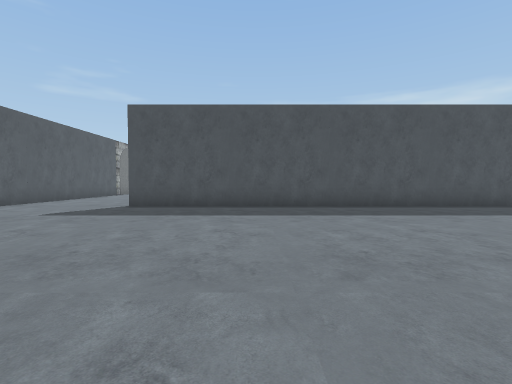
[1] (above)

24 first-person views from a walk through a 3-D level made in the Unity game engine. The camera is 1.4 m above the floor, tilts 2° down and sees 85° across. The floor is counted in squares, 2 m on a side. Each view is taken from the middle of a square. On the plan, view 1 faces up. The plan holds only what a view shows up to about 9 squares ahead; the rest is blank. The place goes on beyond the plan. The player character is not drawn.

[2]
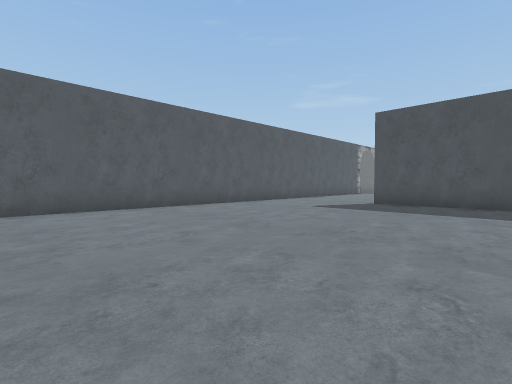

[3]
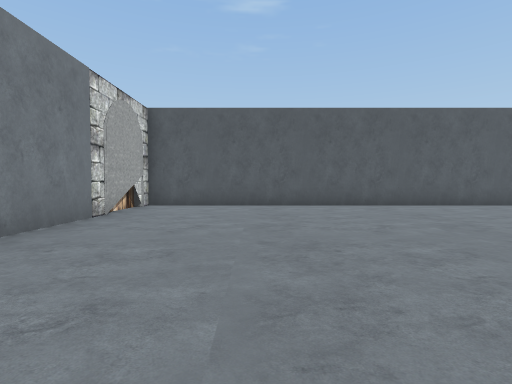

[4]
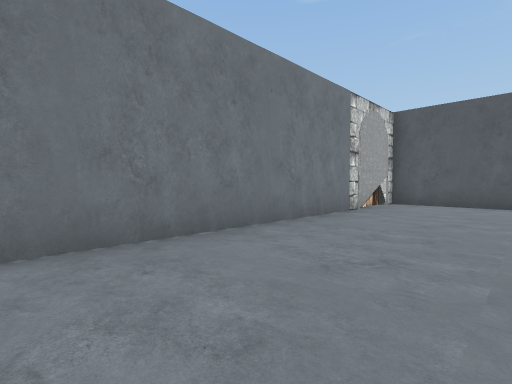

[5]
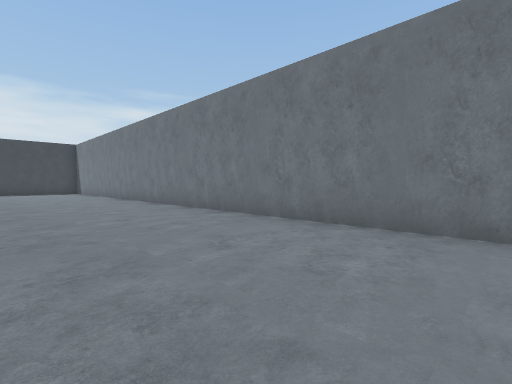

[6]
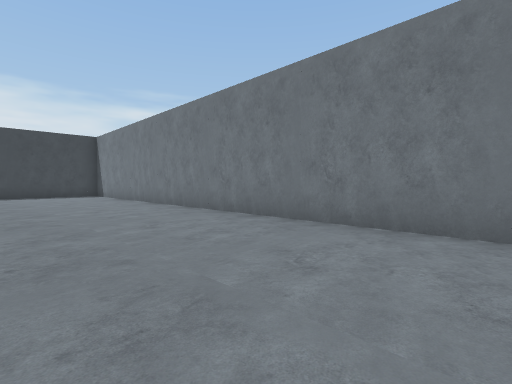

[7]
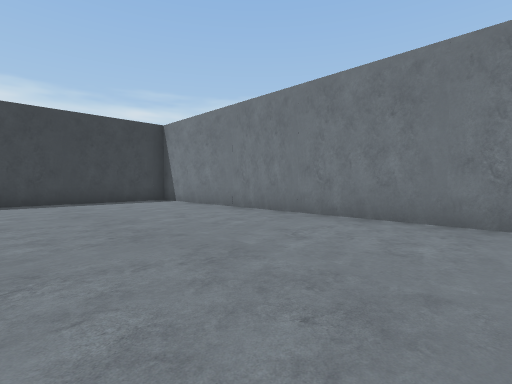

[8]
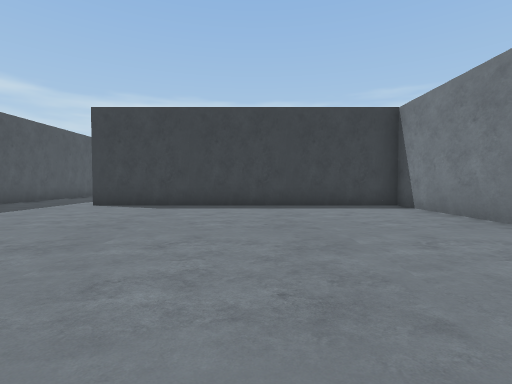

[9]
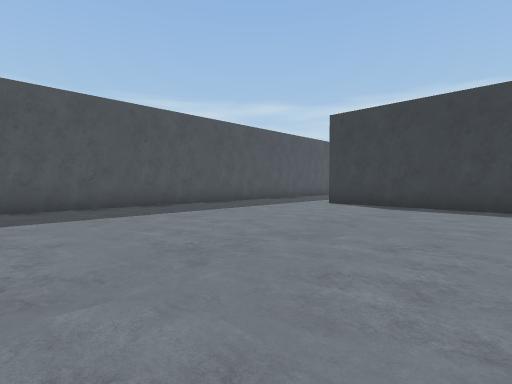

[10]
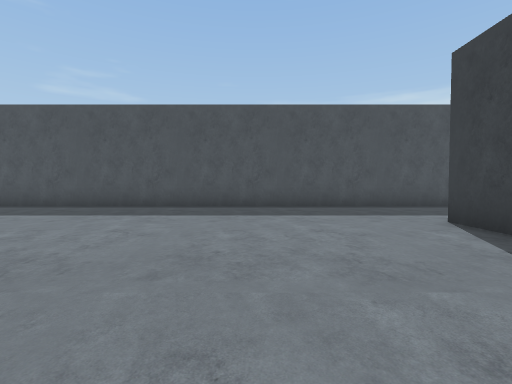

[11]
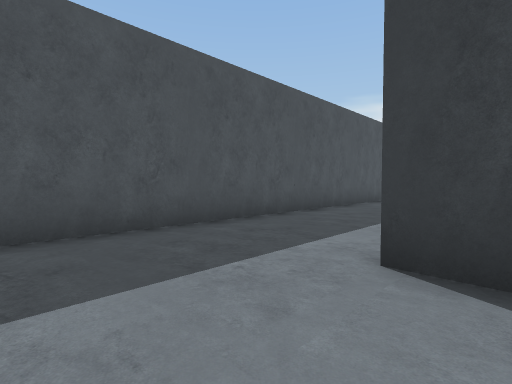

[12]
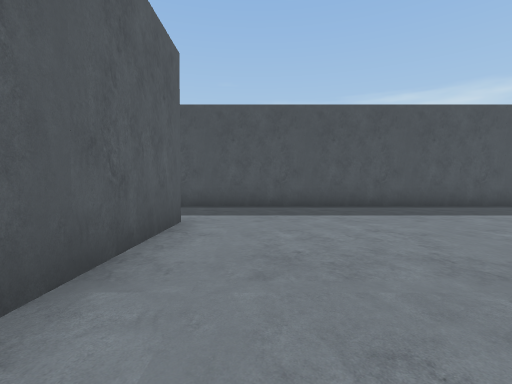

[13]
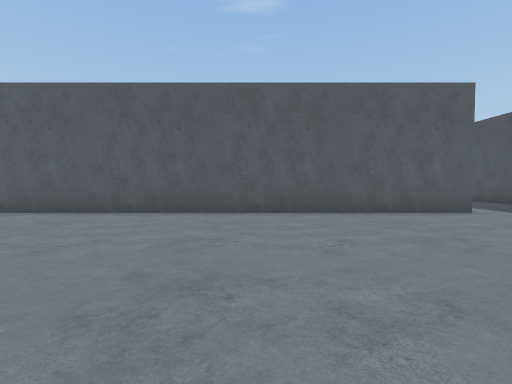

[14]
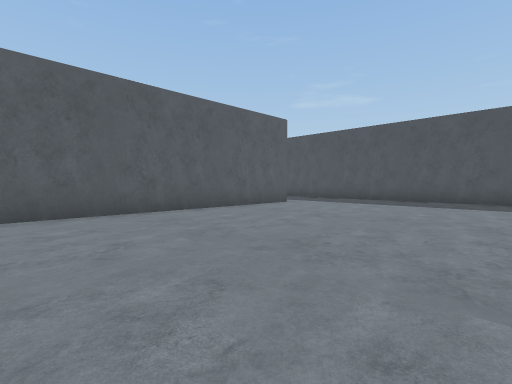

[15]
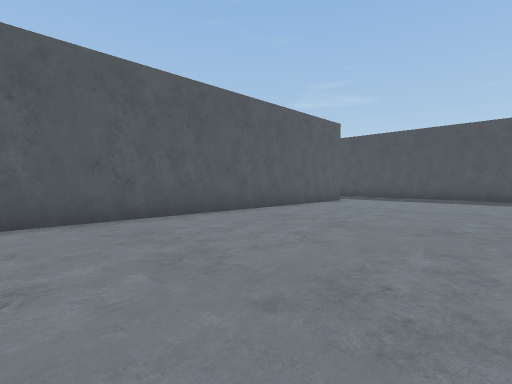

[16]
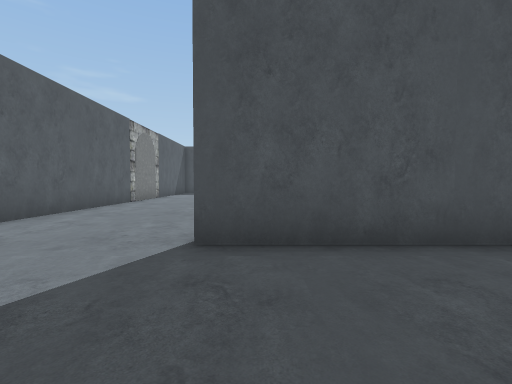

[17]
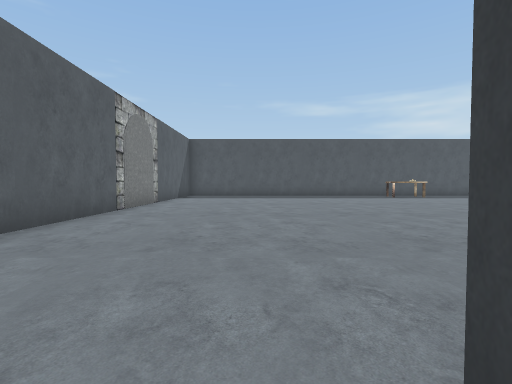

[18]
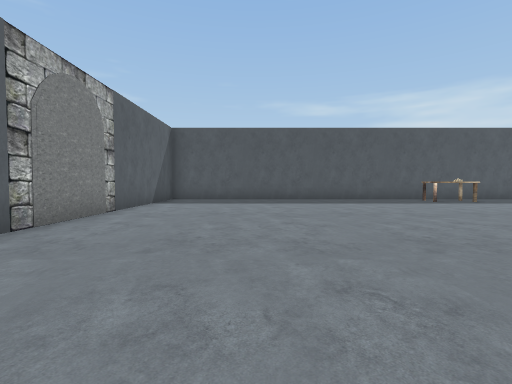

[19]
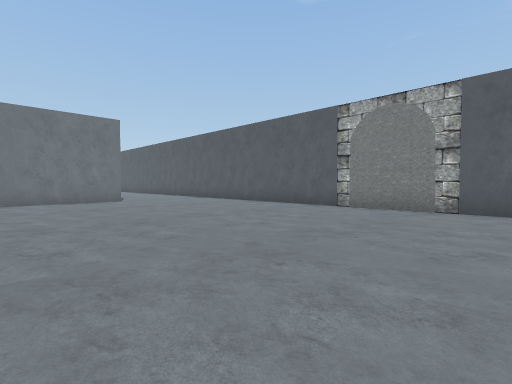

[20]
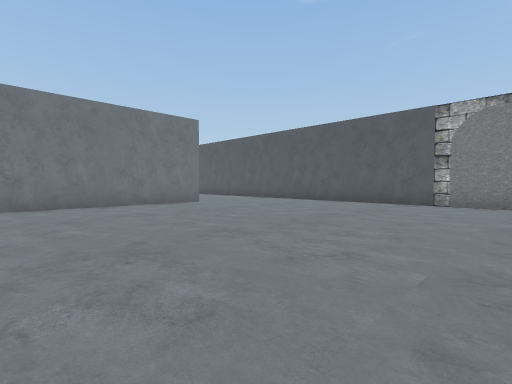

[21]
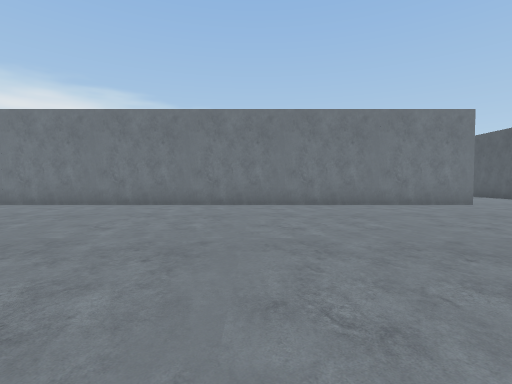

[22]
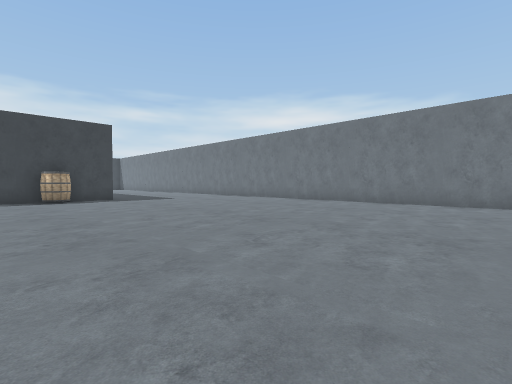

[23]
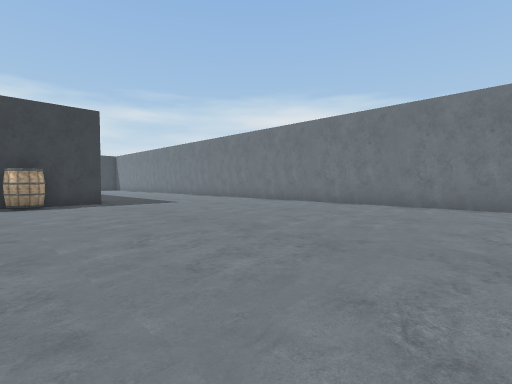

[24]
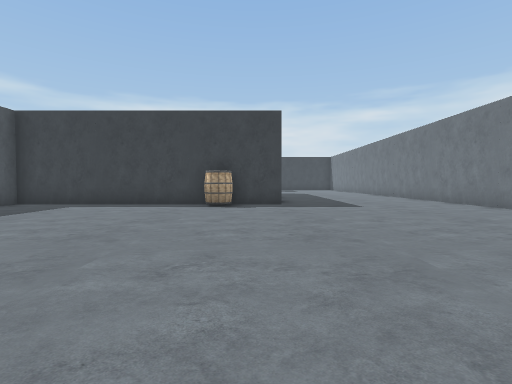

### Floor plan
Points are (right, up) in squares from view 1. A wall is a line through its corners. A room is listed if a view was taken in it or the views show most of it. See-through windows are left out.
Room 1 (views 1, 2, 3, 4, 5, 6, 7, 8, 9, 10, 11, 12, 13, 14, 15, 16)
walls: (19.7, 5) (19.7, -5.9); (-6.9, -4.4) (-6.1, -4.4); (26.5, 8.1) (-3.8, 8.1); (-7.4, 6.6) (-7.4, -4.3) (19.4, -4.3) (19.4, 5)
ways out: opening at (-5.5, 7.2) to room 2
Room 2 (views 17, 18, 19, 20, 21, 22, 23, 24)
walls: (16.1, 8.4) (18, 8.4); (17.8, 14.1) (17.8, 20.5); (-3.8, 8.4) (12.1, 8.4); (-7.4, 20) (-7.4, 6.6)
ways out: opening at (-5.5, 7.2) to room 1
objects: barrel (17, 16)

Where each view was taken, in squares from view 1:
view 1: 0 up, 0 right, facing up
view 2: 1 down, 0 right, facing up-left
view 3: 1 down, 1 right, facing left
view 4: 1 down, 2 right, facing down-left
view 5: 0 up, 0 right, facing down-right
view 6: 0 up, 4 right, facing down-right
view 7: 1 up, 9 right, facing down-right
view 8: 0 up, 11 right, facing right
view 9: 0 up, 11 right, facing up-right
view 10: 0 up, 16 right, facing up
view 11: 4 up, 17 right, facing up-right
view 12: 0 up, 21 right, facing up
view 13: 0 up, 26 right, facing left
view 14: 3 down, 26 right, facing up-left
view 15: 5 down, 25 right, facing up-left
view 16: 5 up, 3 left, facing up
view 17: 8 up, 4 left, facing up
view 18: 11 up, 4 left, facing up
view 19: 19 up, 0 right, facing down-left
view 20: 17 up, 2 right, facing down-left
view 21: 17 up, 3 right, facing down
view 22: 18 up, 6 right, facing down-right
view 23: 17 up, 8 right, facing down-right
view 24: 15 up, 9 right, facing right
